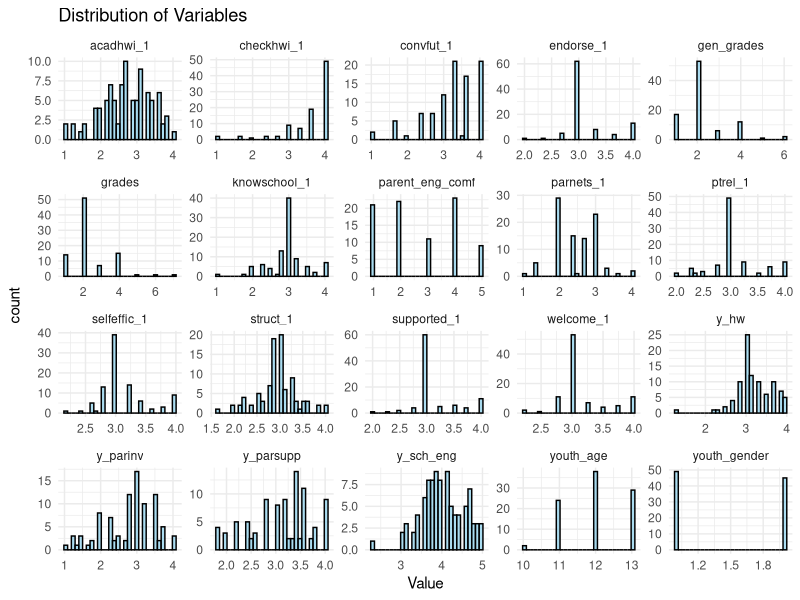
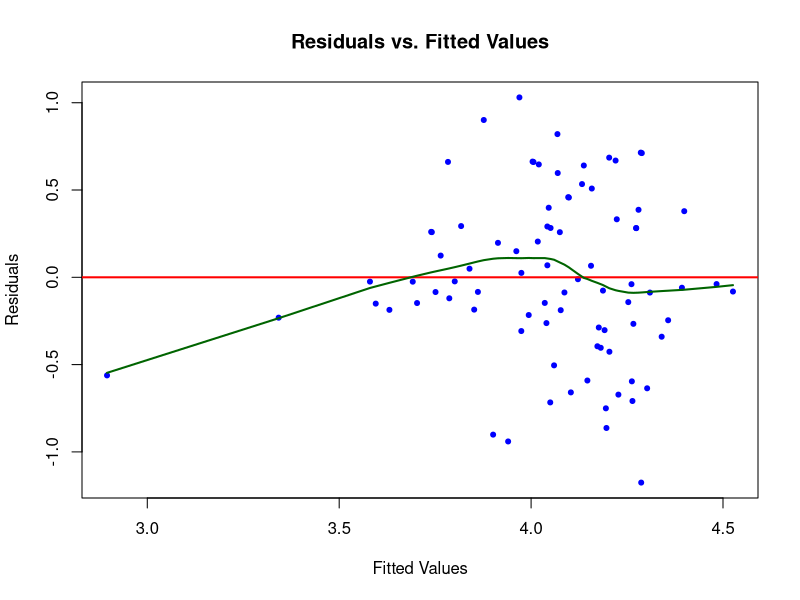
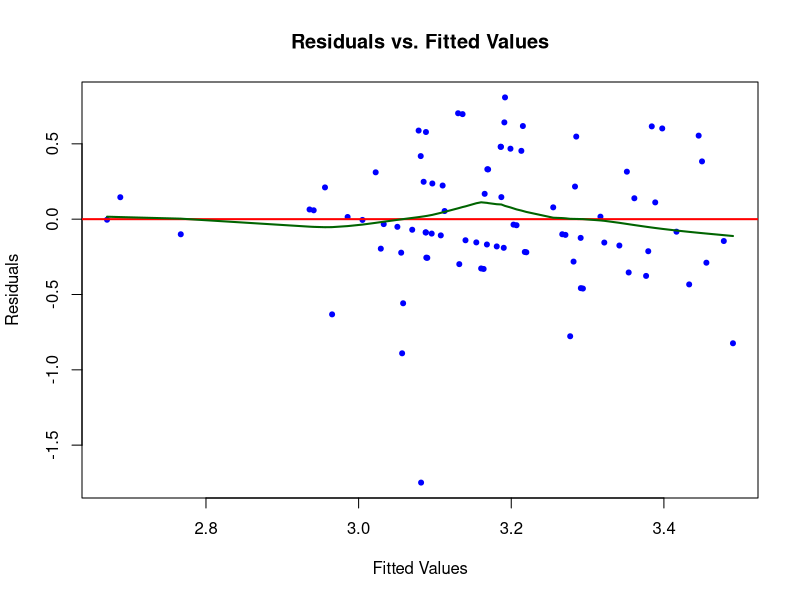
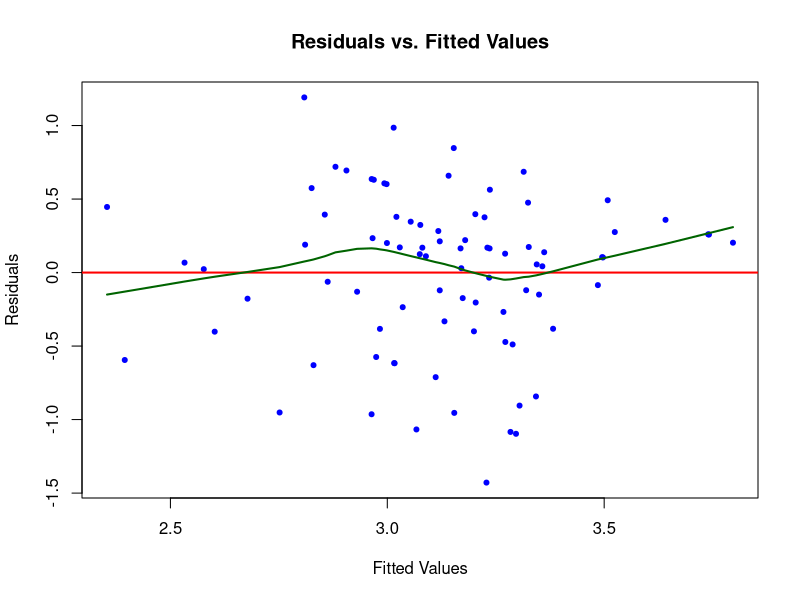
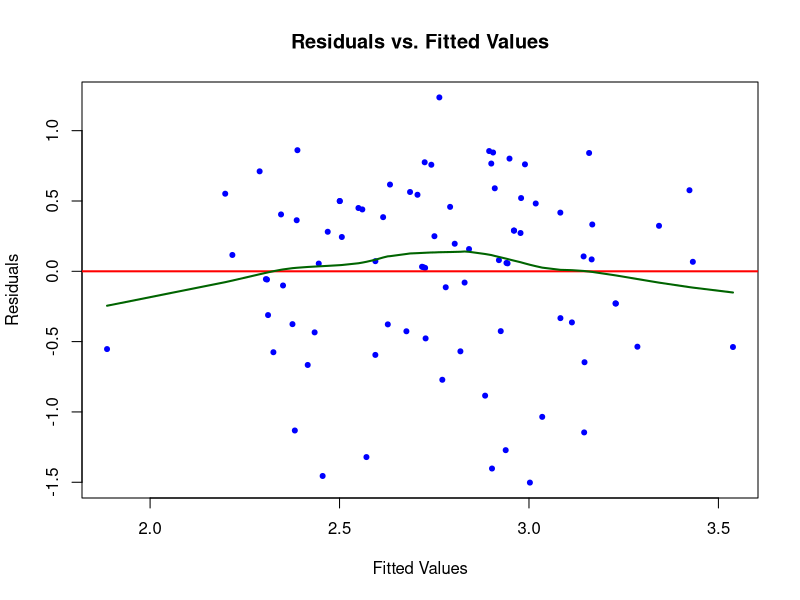
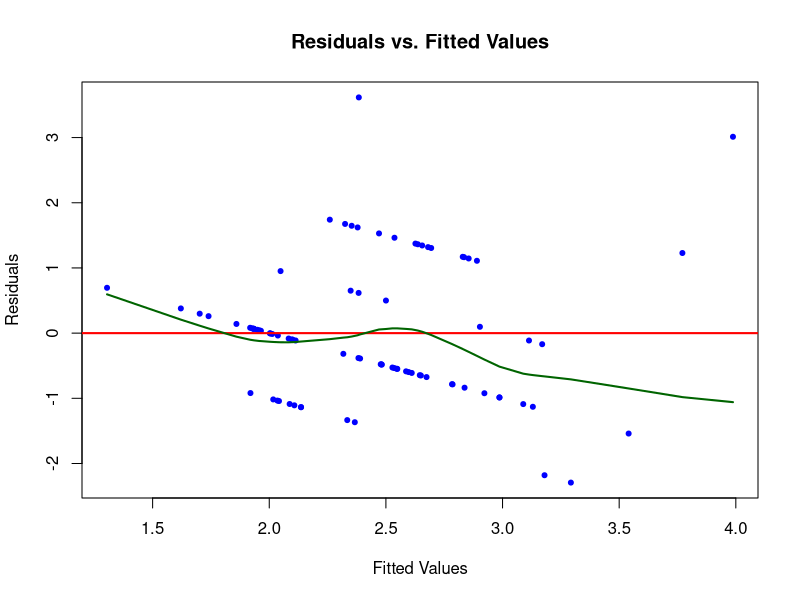
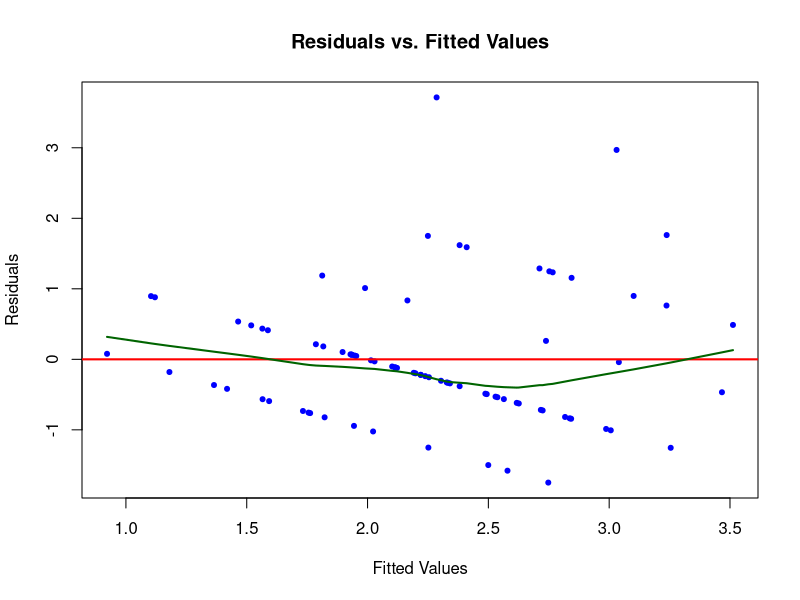
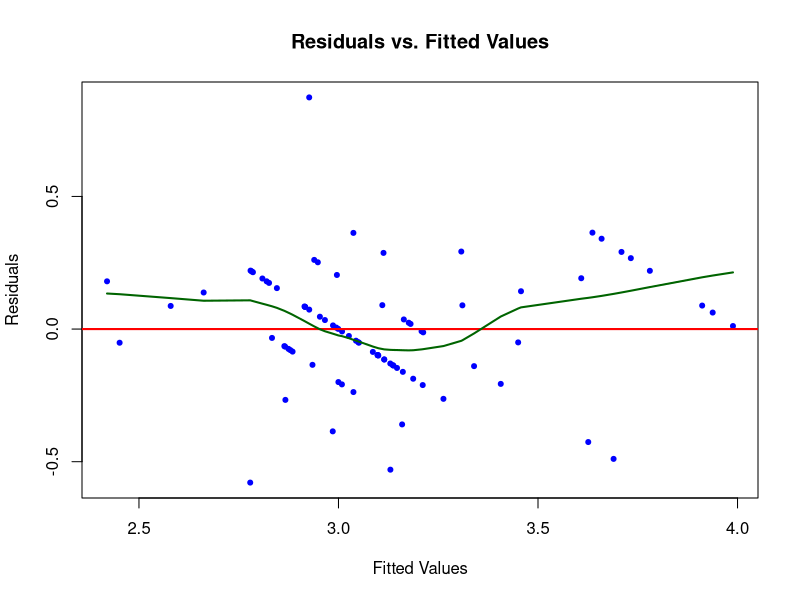

Source code (R) for these figures, in order:
## ---- chunk 1
knitr::opts_chunk$set(echo = TRUE)

library(tidyverse)
library(rio)
library(here)
library(dplyr)
library(haven)
library(car)
library(lmtest)

theme_set(theme_minimal())
## ---- chunk 2
d <- read_sav(here("outcomes paper/data_outcomes", "p_y_w1_for_analysesjan25.sav"))

d1 <- d %>%
  mutate(parent_eng_comf = as.numeric(parent_eng_comf),
         youth_gender = as.numeric(youth_gender),
         youth_age = as.numeric(youth_age))
## ---- chunk 3
vars_of_interest <- d1[, c("parent_eng_comf", "youth_gender", "youth_age", "acadhwi_1", "checkhwi_1", "struct_1", "convfut_1", "knowschool_1", "parnets_1", "welcome_1", "endorse_1", "supported_1", "ptrel_1", "y_sch_eng", "y_parsupp", "y_parinv", "y_hw", "grades", "gen_grades", "selfeffic_1")]  
## ---- chunk 4
long_data <- pivot_longer(vars_of_interest, cols = everything(), names_to = "Variable", values_to = "Value")
## ---- chunk 5
ggplot(long_data, aes(x = Value)) + 
  geom_histogram(bins = 30, fill = "skyblue", color = "black", alpha = 0.7) + 
  facet_wrap(~ Variable, scales = "free") +  # One plot per variable
  theme_minimal() + 
  labs(title = "Distribution of Variables")
## ---- chunk 6
model <- lm(y_sch_eng ~ parent_eng_comf + youth_age + youth_gender + acadhwi_1 + checkhwi_1 + struct_1 + convfut_1 + knowschool_1 + parnets_1 + welcome_1 + endorse_1 + supported_1 + ptrel_1, vars_of_interest)

plot(fitted(model), residuals(model), 
     main = "Residuals vs. Fitted Values",
     xlab = "Fitted Values", ylab = "Residuals",
     pch = 20, col = "blue")
abline(h = 0, col = "red", lwd = 2)  # Add reference line at 0

lines(lowess(fitted(model), residuals(model)), col = "darkgreen", lwd = 2)
## ---- chunk 7
model <- lm(y_hw ~ parent_eng_comf + youth_age + youth_gender + acadhwi_1 + checkhwi_1 + struct_1 + convfut_1 + knowschool_1 + parnets_1 + welcome_1 + endorse_1 + supported_1 + ptrel_1, vars_of_interest)

plot(fitted(model), residuals(model), 
     main = "Residuals vs. Fitted Values",
     xlab = "Fitted Values", ylab = "Residuals",
     pch = 20, col = "blue")
abline(h = 0, col = "red", lwd = 2)  # Add reference line at 0

lines(lowess(fitted(model), residuals(model)), col = "darkgreen", lwd = 2)
## ---- chunk 8
model <- lm(y_parsupp ~ parent_eng_comf + youth_age + youth_gender + acadhwi_1 + checkhwi_1 + struct_1 + convfut_1 + knowschool_1 + parnets_1 + welcome_1 + endorse_1 + supported_1 + ptrel_1, vars_of_interest)

plot(fitted(model), residuals(model), 
     main = "Residuals vs. Fitted Values",
     xlab = "Fitted Values", ylab = "Residuals",
     pch = 20, col = "blue")
abline(h = 0, col = "red", lwd = 2)  # Add reference line at 0

lines(lowess(fitted(model), residuals(model)), col = "darkgreen", lwd = 2)
## ---- chunk 9
model <- lm(y_parinv ~ parent_eng_comf + youth_age + youth_gender + acadhwi_1 + checkhwi_1 + struct_1 + convfut_1 + knowschool_1 + parnets_1 + welcome_1 + endorse_1 + supported_1 + ptrel_1, vars_of_interest)

plot(fitted(model), residuals(model), 
     main = "Residuals vs. Fitted Values",
     xlab = "Fitted Values", ylab = "Residuals",
     pch = 20, col = "blue")
abline(h = 0, col = "red", lwd = 2)  # Add reference line at 0

lines(lowess(fitted(model), residuals(model)), col = "darkgreen", lwd = 2)
## ---- chunk 10
model <- lm(grades ~ parent_eng_comf + youth_age + youth_gender + acadhwi_1 + checkhwi_1 + struct_1 + convfut_1 + knowschool_1 + parnets_1 + welcome_1 + endorse_1 + supported_1 + ptrel_1, vars_of_interest)

plot(fitted(model), residuals(model), 
     main = "Residuals vs. Fitted Values",
     xlab = "Fitted Values", ylab = "Residuals",
     pch = 20, col = "blue")
abline(h = 0, col = "red", lwd = 2)  # Add reference line at 0

lines(lowess(fitted(model), residuals(model)), col = "darkgreen", lwd = 2)
## ---- chunk 11
model <- lm(gen_grades ~ parent_eng_comf + youth_age + youth_gender + acadhwi_1 + checkhwi_1 + struct_1 + convfut_1 + knowschool_1 + parnets_1 + welcome_1 + endorse_1 + supported_1 + ptrel_1, vars_of_interest)

plot(fitted(model), residuals(model), 
     main = "Residuals vs. Fitted Values",
     xlab = "Fitted Values", ylab = "Residuals",
     pch = 20, col = "blue")
abline(h = 0, col = "red", lwd = 2)  # Add reference line at 0

lines(lowess(fitted(model), residuals(model)), col = "darkgreen", lwd = 2)
## ---- chunk 12
model <- lm(selfeffic_1  ~ parent_eng_comf + youth_age + youth_gender + acadhwi_1 + checkhwi_1 + struct_1 + convfut_1 + knowschool_1 + parnets_1 + welcome_1 + endorse_1 + supported_1 + ptrel_1, vars_of_interest)

plot(fitted(model), residuals(model), 
     main = "Residuals vs. Fitted Values",
     xlab = "Fitted Values", ylab = "Residuals",
     pch = 20, col = "blue")
abline(h = 0, col = "red", lwd = 2)  # Add reference line at 0

lines(lowess(fitted(model), residuals(model)), col = "darkgreen", lwd = 2)
## ---- chunk 13
model <- lm(y_sch_eng ~ parent_eng_comf + youth_age + youth_gender + acadhwi_1 + checkhwi_1 + struct_1 + convfut_1 + knowschool_1 + parnets_1 + welcome_1 + endorse_1 + supported_1 + ptrel_1, vars_of_interest)
durbinWatsonTest(model) # for independence of errors
bptest(model) # for homoscedasticity
## ---- chunk 14
model <- lm(y_hw ~ parent_eng_comf + youth_age + youth_gender + acadhwi_1 + checkhwi_1 + struct_1 + convfut_1 + knowschool_1 + parnets_1 + welcome_1 + endorse_1 + supported_1 + ptrel_1, vars_of_interest)
durbinWatsonTest(model) # for independence of errors
bptest(model) # for homoscedasticity
## ---- chunk 15
model <- lm(y_parsupp ~ parent_eng_comf + youth_age + youth_gender + acadhwi_1 + checkhwi_1 + struct_1 + convfut_1 + knowschool_1 + parnets_1 + welcome_1 + endorse_1 + supported_1 + ptrel_1, vars_of_interest)
durbinWatsonTest(model) # for independence of errors
bptest(model) # for homoscedasticity
## ---- chunk 16
model <- lm(y_parinv ~ parent_eng_comf + youth_age + youth_gender + acadhwi_1 + checkhwi_1 + struct_1 + convfut_1 + knowschool_1 + parnets_1 + welcome_1 + endorse_1 + supported_1 + ptrel_1, vars_of_interest)
durbinWatsonTest(model) # for independence of errors
bptest(model) # for homoscedasticity
## ---- chunk 17
model <- lm(grades ~ parent_eng_comf + youth_age + youth_gender + acadhwi_1 + checkhwi_1 + struct_1 + convfut_1 + knowschool_1 + parnets_1 + welcome_1 + endorse_1 + supported_1 + ptrel_1, vars_of_interest)
durbinWatsonTest(model) # for independence of errors
bptest(model) # for homoscedasticity
## ---- chunk 18
model <- lm(gen_grades ~ parent_eng_comf + youth_age + youth_gender + acadhwi_1 + checkhwi_1 + struct_1 + convfut_1 + knowschool_1 + parnets_1 + welcome_1 + endorse_1 + supported_1 + ptrel_1, vars_of_interest)
durbinWatsonTest(model) # for independence of errors
bptest(model) # for homoscedasticity
## ---- chunk 19
model <- lm(selfeffic_1 ~ parent_eng_comf + youth_age + youth_gender + acadhwi_1 + checkhwi_1 + struct_1 + convfut_1 + knowschool_1 + parnets_1 + welcome_1 + endorse_1 + supported_1 + ptrel_1, vars_of_interest)
durbinWatsonTest(model) # for independence of errors
bptest(model) # for homoscedasticity
## ---- chunk 20
vif(model) # all models have the same predictors 
## ---- chunk 21
predictors <- d1[, c("parent_eng_comf", "youth_gender", "youth_age", "acadhwi_1", "checkhwi_1", "struct_1", "convfut_1", "knowschool_1", "parnets_1", "welcome_1", "endorse_1", "supported_1", "ptrel_1")]  

library(Hmisc)
rcorr(as.matrix(predictors), type = "spearman") # because ordinal variables (vars change together but at the same rate), except gender that is binary
